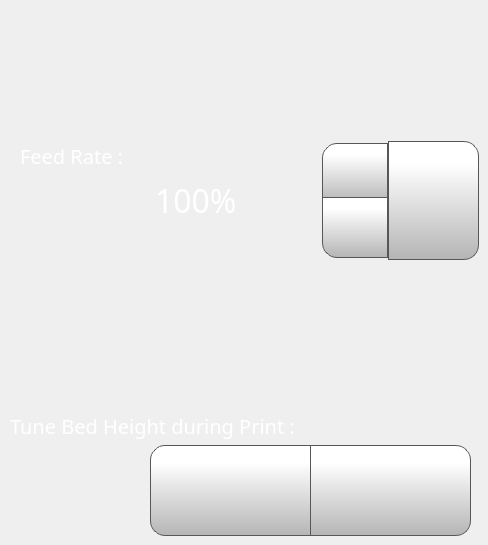
      <widget class="QWidget" name="feedRateTab">
       <attribute name="icon">
        <iconset>
         <normaloff>templates/img/FeedRate.png</normaloff>
         <normalon>templates/img/FeedRate_Selected.png</normalon>templates/img/FeedRate.png</iconset>
       </attribute>
       <attribute name="title">
        <string/>
       </attribute>
       <widget class="QLabel" name="feedRateLabelControlPage">
        <property name="geometry">
         <rect>
          <x>20</x>
          <y>140</y>
          <width>181</width>
          <height>31</height>
         </rect>
        </property>
        <property name="font">
         <font>
          <family>Gotham Light</family>
          <pointsize>15</pointsize>
          <weight>50</weight>
          <bold>false</bold>
         </font>
        </property>
        <property name="styleSheet">
         <string notr="true">color: rgb(255, 255, 255);
background-color: rgba(255, 255, 255, 0);</string>
        </property>
        <property name="text">
         <string>Feed Rate :</string>
        </property>
       </widget>
       <widget class="QSpinBox" name="feedRateSpinBox">
        <property name="geometry">
         <rect>
          <x>150</x>
          <y>140</y>
          <width>241</width>
          <height>121</height>
         </rect>
        </property>
        <property name="font">
         <font>
          <family>Gotham</family>
          <pointsize>24</pointsize>
         </font>
        </property>
        <property name="styleSheet">
         <string notr="true">QSpinBox {
    padding-right: 5px; /* make room for the arrows */
	color: rgb(255, 255, 255);
	background-color: rgba(255, 255, 255, 0);
   
}
QSpinBox ::text:selected {
	background-color: rgb(255, 146, 57);
   
}
QSpinBox::up-button {
     border: 1px solid rgb(87, 87, 87);

border-top-left-radius: 15px;
	background-color: qlineargradient(spread:pad, x1:0, y1:1, x2:0, y2:0.188, stop:0 rgba(180, 180, 180, 255), stop:1 rgba(255, 255, 255, 255));
    width: 60px;
     height: 55px;
    padding: 2px;
}

QSpinBox::up-arrow { 
image: url(./templates/img/arrows.png);
    width: 40px;
     height: 40px;
padding: 5px;
}



QSpinBox::up-button:pressed {
    background-color: qlineargradient(x1: 0, y1: 0, x2: 0, y2: 1,
                                      stop: 0 #dadbde, stop: 1 #f6f7fa);
}


QSpinBox::down-button {
     border: 1px solid rgb(87, 87, 87);
border-bottom-left-radius: 15px;
	background-color: qlineargradient(spread:pad, x1:0, y1:1, x2:0, y2:0.188, stop:0 rgba(180, 180, 180, 255), stop:1 rgba(255, 255, 255, 255));
    width: 60px;
     height: 55px;
    padding: 2px;
}

QSpinBox::down-arrow { 
image: url(./templates/img/arrows-5.png);
    width: 40px;
    height: 40px;
padding: 5px;
}

QSpinBox::down-button:pressed {
    background-color: qlineargradient(x1: 0, y1: 0, x2: 0, y2: 1,
                                      stop: 0 #dadbde, stop: 1 #f6f7fa);

}

</string>
        </property>
        <property name="frame">
         <bool>false</bool>
        </property>
        <property name="readOnly">
         <bool>false</bool>
        </property>
        <property name="buttonSymbols">
         <enum>QAbstractSpinBox::UpDownArrows</enum>
        </property>
        <property name="accelerated">
         <bool>true</bool>
        </property>
        <property name="suffix">
         <string>%</string>
        </property>
        <property name="minimum">
         <number>50</number>
        </property>
        <property name="maximum">
         <number>200</number>
        </property>
        <property name="singleStep">
         <number>1</number>
        </property>
        <property name="value">
         <number>100</number>
        </property>
       </widget>
       <widget class="QPushButton" name="setFeedRateButton">
        <property name="geometry">
         <rect>
          <x>388</x>
          <y>141</y>
          <width>91</width>
          <height>119</height>
         </rect>
        </property>
        <property name="font">
         <font>
          <family>Gotham</family>
          <pointsize>13</pointsize>
         </font>
        </property>
        <property name="styleSheet">
         <string notr="true">QPushButton {
     border: 1px solid rgb(87, 87, 87);
	background-color: qlineargradient(spread:pad, x1:0, y1:1, x2:0, y2:0.188, stop:0 rgba(180, 180, 180, 255), stop:1 rgba(255, 255, 255, 255));
border-top-right-radius: 15px;
border-bottom-right-radius: 15px;

}

QPushButton:pressed {
    background-color: qlineargradient(x1: 0, y1: 0, x2: 0, y2: 1,
                                      stop: 0 #dadbde, stop: 1 #f6f7fa);
}

QPushButton:flat {
    border: none; /* no border for a flat push button */
}

QPushButton:default {
    border-color: navy; /* make the default button prominent */
}

QPushButton:focus {
	outline: none;
}</string>
        </property>
        <property name="text">
         <string/>
        </property>
        <property name="icon">
         <iconset>
          <normaloff>templates/img/verification-mark.png</normaloff>templates/img/verification-mark.png</iconset>
        </property>
        <property name="iconSize">
         <size>
          <width>50</width>
          <height>50</height>
         </size>
        </property>
       </widget>
       <widget class="QPushButton" name="moveZMBabyStep">
        <property name="geometry">
         <rect>
          <x>310</x>
          <y>445</y>
          <width>161</width>
          <height>91</height>
         </rect>
        </property>
        <property name="minimumSize">
         <size>
          <width>0</width>
          <height>0</height>
         </size>
        </property>
        <property name="font">
         <font>
          <family>Gotham</family>
          <pointsize>15</pointsize>
         </font>
        </property>
        <property name="styleSheet">
         <string notr="true">QPushButton {
     border: 1px solid rgb(87, 87, 87);

	background-color: qlineargradient(spread:pad, x1:0, y1:1, x2:0, y2:0.188, stop:0 rgba(180, 180, 180, 255), stop:1 rgba(255, 255, 255, 255));
	border-bottom-right-radius: 15px;
	border-top-right-radius: 15px;
}

QPushButton:pressed {
    background-color: qlineargradient(x1: 0, y1: 0, x2: 0, y2: 1,
                                      stop: 0 #dadbde, stop: 1 #f6f7fa);
}

QPushButton:flat {
    border: none; /* no border for a flat push button */
}

QPushButton:default {
    border-color: navy; /* make the default button prominent */
}

QPushButton:focus {
	outline: none;
}</string>
        </property>
        <property name="text">
         <string/>
        </property>
        <property name="icon">
         <iconset>
          <normaloff>templates/img/arrows.png</normaloff>templates/img/arrows.png</iconset>
        </property>
        <property name="iconSize">
         <size>
          <width>40</width>
          <height>40</height>
         </size>
        </property>
        <property name="checkable">
         <bool>false</bool>
        </property>
        <property name="autoDefault">
         <bool>false</bool>
        </property>
        <property name="default">
         <bool>false</bool>
        </property>
        <property name="flat">
         <bool>false</bool>
        </property>
       </widget>
       <widget class="QPushButton" name="moveZPBabyStep">
        <property name="geometry">
         <rect>
          <x>150</x>
          <y>445</y>
          <width>161</width>
          <height>91</height>
         </rect>
        </property>
        <property name="minimumSize">
         <size>
          <width>0</width>
          <height>0</height>
         </size>
        </property>
        <property name="font">
         <font>
          <family>Gotham</family>
          <pointsize>15</pointsize>
         </font>
        </property>
        <property name="styleSheet">
         <string notr="true">QPushButton {
     border: 1px solid rgb(87, 87, 87);

	background-color: qlineargradient(spread:pad, x1:0, y1:1, x2:0, y2:0.188, stop:0 rgba(180, 180, 180, 255), stop:1 rgba(255, 255, 255, 255));
	border-bottom-left-radius: 15px;
	border-top-left-radius: 15px;
}

QPushButton:pressed {
    background-color: qlineargradient(x1: 0, y1: 0, x2: 0, y2: 1,
                                      stop: 0 #dadbde, stop: 1 #f6f7fa);
}

QPushButton:flat {
    border: none; /* no border for a flat push button */
}

QPushButton:default {
    border-color: navy; /* make the default button prominent */
}

QPushButton:focus {
	outline: none;
}</string>
        </property>
        <property name="text">
         <string/>
        </property>
        <property name="icon">
         <iconset>
          <normaloff>templates/img/arrows-5.png</normaloff>templates/img/arrows-5.png</iconset>
        </property>
        <property name="iconSize">
         <size>
          <width>40</width>
          <height>40</height>
         </size>
        </property>
        <property name="checkable">
         <bool>false</bool>
        </property>
        <property name="autoDefault">
         <bool>false</bool>
        </property>
        <property name="default">
         <bool>false</bool>
        </property>
        <property name="flat">
         <bool>false</bool>
        </property>
       </widget>
       <widget class="QLabel" name="flowRateLabelControlPage_5">
        <property name="geometry">
         <rect>
          <x>10</x>
          <y>410</y>
          <width>421</width>
          <height>31</height>
         </rect>
        </property>
        <property name="font">
         <font>
          <family>Gotham Light</family>
          <pointsize>15</pointsize>
          <weight>50</weight>
          <bold>false</bold>
         </font>
        </property>
        <property name="styleSheet">
         <string notr="true">color: rgb(255, 255, 255);
background-color: rgba(255, 255, 255, 0);</string>
        </property>
        <property name="text">
         <string>Tune Bed Height during Print :</string>
        </property>
       </widget>
       <zorder>feedRateSpinBox</zorder>
       <zorder>feedRateLabelControlPage</zorder>
       <zorder>setFeedRateButton</zorder>
       <zorder>moveZMBabyStep</zorder>
       <zorder>moveZPBabyStep</zorder>
       <zorder>flowRateLabelControlPage_5</zorder>
      </widget>
